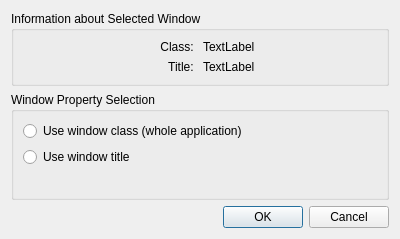
<?xml version="1.0" encoding="UTF-8"?>
<ui version="4.0">
 <class>BoingusDetectWidget</class>
 <widget class="QDialog" name="BoingusDetectWidget">
  <property name="geometry">
   <rect>
    <x>0</x>
    <y>0</y>
    <width>400</width>
    <height>239</height>
   </rect>
  </property>
  <property name="windowTitle">
   <string>Dialog</string>
  </property>
  <layout class="QVBoxLayout" name="verticalLayout">
   <item>
    <widget class="QGroupBox" name="groupBox">
     <property name="title">
      <string>Information about Selected Window</string>
     </property>
     <layout class="QGridLayout" name="gridLayout">
      <item row="0" column="0">
       <widget class="QLabel" name="label">
        <property name="text">
         <string>Class: </string>
        </property>
        <property name="alignment">
         <set>Qt::AlignRight|Qt::AlignTrailing|Qt::AlignVCenter</set>
        </property>
       </widget>
      </item>
      <item row="0" column="1">
       <widget class="QLabel" name="windowClass">
        <property name="text">
         <string notr="true">TextLabel</string>
        </property>
       </widget>
      </item>
      <item row="1" column="0">
       <widget class="QLabel" name="label_2">
        <property name="text">
         <string>Title: </string>
        </property>
        <property name="alignment">
         <set>Qt::AlignRight|Qt::AlignTrailing|Qt::AlignVCenter</set>
        </property>
       </widget>
      </item>
      <item row="1" column="1">
       <widget class="QLabel" name="windowTitle">
        <property name="text">
         <string notr="true">TextLabel</string>
        </property>
       </widget>
      </item>
     </layout>
    </widget>
   </item>
   <item>
    <widget class="QGroupBox" name="groupBox_2">
     <property name="title">
      <string>Window Property Selection</string>
     </property>
     <layout class="QVBoxLayout" name="verticalLayout_2">
      <item>
       <widget class="QRadioButton" name="windowClassCheckBox">
        <property name="text">
         <string>Use window class (whole application)</string>
        </property>
       </widget>
      </item>
      <item>
       <widget class="QRadioButton" name="windowTitleCheckBox">
        <property name="locale">
         <locale language="French" country="France"/>
        </property>
        <property name="text">
         <string>Use window title</string>
        </property>
       </widget>
      </item>
      <item>
       <spacer name="verticalSpacer">
        <property name="orientation">
         <enum>Qt::Vertical</enum>
        </property>
        <property name="sizeHint" stdset="0">
         <size>
          <width>20</width>
          <height>40</height>
         </size>
        </property>
       </spacer>
      </item>
     </layout>
    </widget>
   </item>
   <item>
    <widget class="QDialogButtonBox" name="buttonBox">
     <property name="orientation">
      <enum>Qt::Horizontal</enum>
     </property>
     <property name="standardButtons">
      <set>QDialogButtonBox::Cancel|QDialogButtonBox::Ok</set>
     </property>
    </widget>
   </item>
  </layout>
 </widget>
 <resources/>
 <connections>
  <connection>
   <sender>buttonBox</sender>
   <signal>accepted()</signal>
   <receiver>BoingusDetectWidget</receiver>
   <slot>accept()</slot>
   <hints>
    <hint type="sourcelabel">
     <x>248</x>
     <y>254</y>
    </hint>
    <hint type="destinationlabel">
     <x>157</x>
     <y>274</y>
    </hint>
   </hints>
  </connection>
  <connection>
   <sender>buttonBox</sender>
   <signal>rejected()</signal>
   <receiver>BoingusDetectWidget</receiver>
   <slot>reject()</slot>
   <hints>
    <hint type="sourcelabel">
     <x>316</x>
     <y>260</y>
    </hint>
    <hint type="destinationlabel">
     <x>286</x>
     <y>274</y>
    </hint>
   </hints>
  </connection>
 </connections>
</ui>
